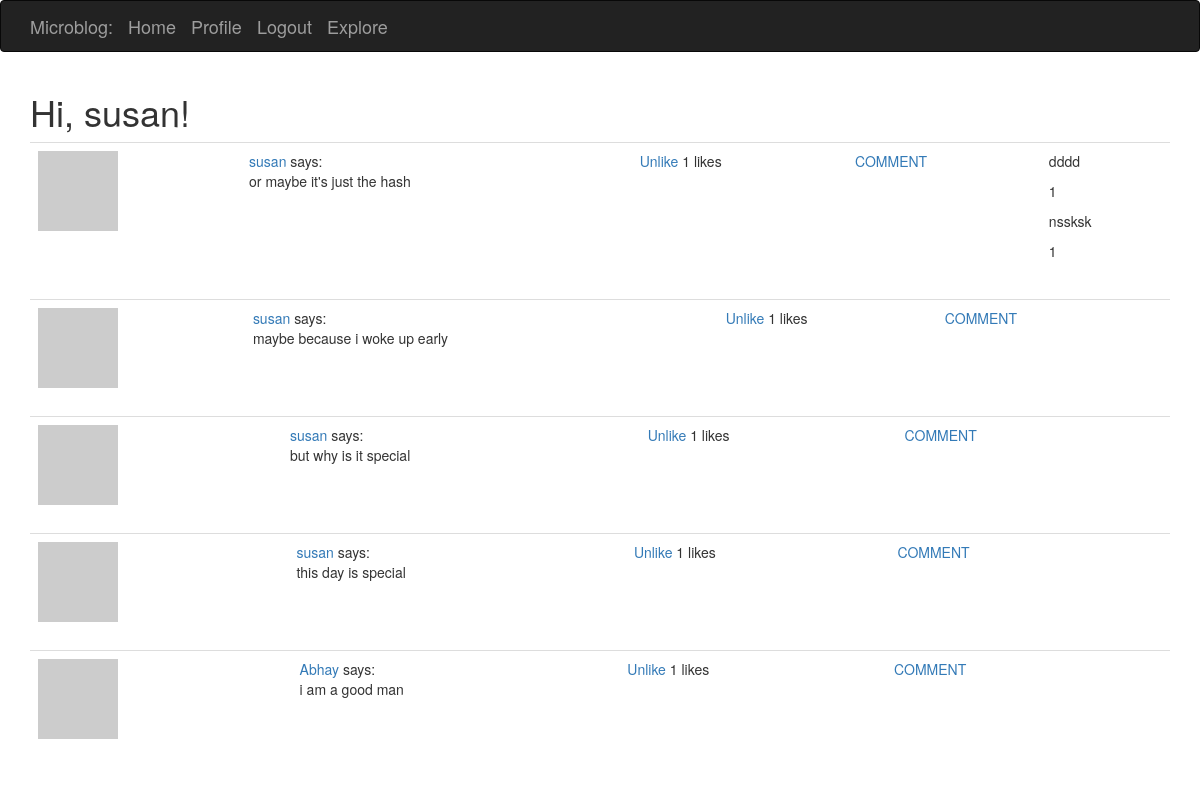
Page /explore (signed in) on the committed database.
### app/models.py (models this page shows, shortened)
class User(UserMixin , db.Model):
    id = db.Column(db.Integer, primary_key=True)
    username = db.Column(db.String(64), index=True, unique=True)
    email = db.Column(db.String(120), index=True, unique=True)
    password_hash = db.Column(db.String(128))
    posts = db.relationship('Post', backref='author', lazy='dynamic')
    about_me = db.Column(db.String(140))
    last_seen = db.Column(db.DateTime, default=datetime.utcnow)
    language = db.Column(db.String(5))
    followed = db.relationship(
    'User', secondary=followers,
    primaryjoin=(followers.c.follower_id == id),
    secondaryjoin=(followers.c.followed_id == id),
    backref=db.backref('followers', lazy='dynamic'), lazy='dynamic')
    liked = db.relationship(
        'PostLike',
        foreign_keys='PostLike.user_id',
        backref='user', lazy='dynamic')
    def has_liked_post(self, post):
        return PostLike.query.filter(
            PostLike.user_id == self.id,
            PostLike.post_id == post.id).count() > 0
    def avatar(self,size):
        digest = md5(self.email.lower().encode('utf-8')).hexdigest()
        return 'https://www.gravatar.com/avatar/{}?d=identicon&s={}'.format(digest,size)

class Post(db.Model):
    id = db.Column(db.Integer, primary_key=True)
    body = db.Column(db.String(140))
    timestamp = db.Column(db.DateTime, index=True, default=datetime.utcnow)
    user_id = db.Column(db.Integer, db.ForeignKey('user.id'))
    comments = db.relationship('Comment', backref='title', lazy='dynamic')
    likes = db.relationship('PostLike', backref='post', lazy='dynamic')
    def get_comments(self,post):
        return Comment.query.filter_by(post_id=post.id).order_by(Comment.timestamp.desc())

class Comment(db.Model):
    id = db.Column(db.Integer, primary_key = True)
    body = db.Column(db.String(140))
    author=db.Column(db.Integer, db.ForeignKey('user.id'))
    timestamp = db.Column(db.DateTime ,index=True, default=datetime.utcnow)
    post_id = db.Column(db.Integer, db.ForeignKey('post.id'))

### app/routes.py (the view)
@app.route('/explore')
@login_required
def explore():
	page = request.args.get('page', 1, type=int)
	posts = Post.query.order_by(Post.timestamp.desc()).paginate(page, app.config['POSTS_PER_PAGE'], False)
	next_url = url_for('index', page=posts.next_num) \
		if posts.has_next else None
	prev_url = url_for('index', page=posts.prev_num) \
		if posts.has_prev else None
	return render_template('index.html',title='Explore', posts=posts.items,next_url=next_url,prev_url=prev_url)

### app/models.py (called while the page is built)
@login.user_loader
def load_user(id):
	return User.query.get(int(id))

### app/routes.py (called while the page is built)
@app.before_request
def before_request():
	if current_user.is_authenticated:
		current_user.last_seen = datetime.utcnow()
		db.session.commit()

### app/templates/index.html (shortened to what this page needs)
{% extends "base.html" %}
{% block maal %}
    <h1>Hi, {{ current_user.username }}!</h1>
    {% for post in posts %}
        {% include '_post.html'%}
    {% endfor %}
{% endblock %}

### app/templates/_post.html
<table class="table table-hover">
	<tr valign="top">
		<td scope="col">
			<a href="{{url_for('user',username=post.author.username)}}">
				<img src="{{ post.author.avatar(70) }}">
			</a>
		</td>
		<td scope="col">
			<a href="{{ url_for('user', username=post.author.username) }}">
				{{post.author.username}}
			</a>
			says:<br>{{ post.body}}
		</td>
		<td scope="col">
			{% if current_user.has_liked_post(post) %}
   			<a href="{{ url_for('like_action', post_id=post.id, action='unlike') }}">Unlike</a>
  			{% else %}
   			<a href="{{ url_for('like_action', post_id=post.id, action='like') }}">Like</a>
  			{% endif %}
  			{{ post.likes.count() }} likes
		</td>
		<td scope="col">
			<a href="{{ url_for('add_comment', post_id=post.id) }}">COMMENT</a>
		</td>
		<td>
			{% for comment in post.get_comments(post) %}
			<p>{{comment.body}}</p>
			<p>{{comment.author}}</p>
		{% endfor %}
		</td>
	</tr>
</table>

### rows in the picture
User: username "susan"
Post: author.username "susan", body "or maybe it's just the hash", likes.count "1"
Comment: body "dddd", author "1"
Comment: body "nssksk", author "1"
Post: author.username "susan", body "maybe because i woke up early", likes.count "1"
Post: author.username "susan", body "but why is it special", likes.count "1"
Post: author.username "susan", body "this day is special", likes.count "1"
Post: author.username "Abhay", body "i am a good man", likes.count "1"
